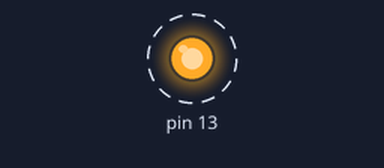
A sketch run on a simulated Arduino Uno, built with avr-gcc and run on an emulated ATmega328P. Parts: output pins drawn as LEDs (lit = HIGH). Dashed ring = blinking. What the sketch prints to the serial monitor is not drawn.

Above: at 0.12 s.
Timing chart, 0 to 3.0 s (numbered marks = the images above):
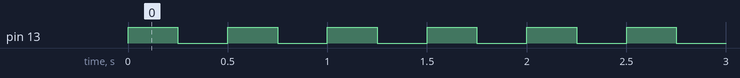

Measured:
- by itself, pin 13: alternates HIGH for 0.25 s and LOW for 0.25 s

The sketch:

serial-port-screen-usage.ino
```cpp
// C++ code
//
void setup()
{
  pinMode(13, OUTPUT);
  Serial.begin(9600);
}

void loop()
{
  digitalWrite(13, 1);
  Serial.println("led yandi");
  delay(250);
  digitalWrite(13, 0);
  Serial.println("led sondu");
  delay(250);
}
```
